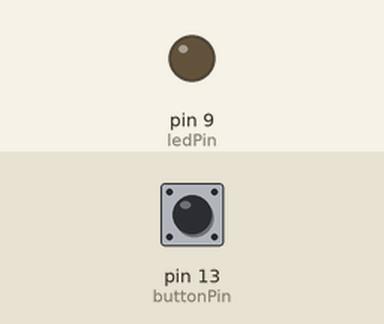
Recording of a sketch running on a simulated Arduino Uno, built with avr-gcc and run on an emulated ATmega328P. On the bench: output pins drawn as LEDs (lit = HIGH). Inputs (shaded band) come from the test bench; at power-on: pin 13 (buttonPin) LOW.

Above: at 1.2 s.
1.3 s: pin 13 (buttonPin) pulled HIGH for 0.15 s
At 1.37 s:
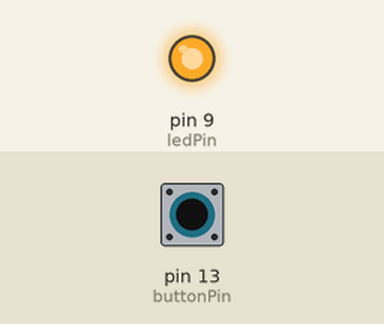
2.9 s: pin 13 (buttonPin) pulled HIGH for 3.2 s
At 7.3 s:
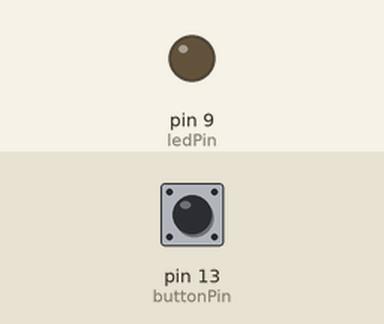
Timing chart, 0 to 8.8 s (numbered marks = the images above; inputs shaded):
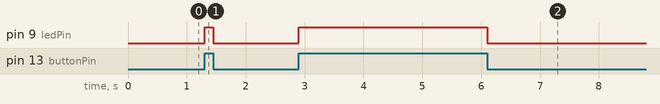

The sketch:

switch.ino
```cpp
// Pin connected to LED
const int ledPin = 9;

// Pin connected to push button
const int buttonPin = 13;

// Setup function, runs once when Arduino is powered on
void setup() {
    // Initialize digital pins as inputs or outputs
    pinMode(ledPin, OUTPUT);
    pinMode(buttonPin, INPUT);
}

// Loop function, runs repeatedly after setup() has finished
void loop() {
    // Check if the button is pressed
    if (digitalRead(buttonPin) == HIGH) {
        // If button is pressed, turn the LED on
        digitalWrite(ledPin, HIGH);
    } else {
        // If button is not pressed, turn the LED off
        digitalWrite(ledPin, LOW);
    }
}
```

Measured:
- after the input at 1.3 s, pin 9 (ledPin): LOW → HIGH at once, → LOW 0.15 s later
- after the input at 2.9 s, pin 9 (ledPin): LOW → HIGH at once, → LOW 3.2 s later
